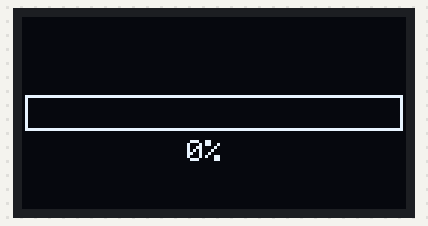
This sketch was run on a simulated Arduino Uno, built with avr-gcc and run on an emulated ATmega328P. Shown: 128×64 one-colour display.

Above: at 0.14 s.
At 1.66 s:
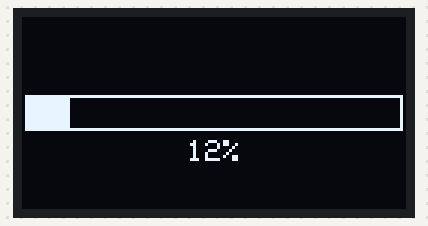
At 3.32 s:
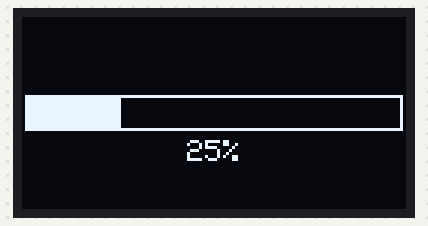
At 6.49 s:
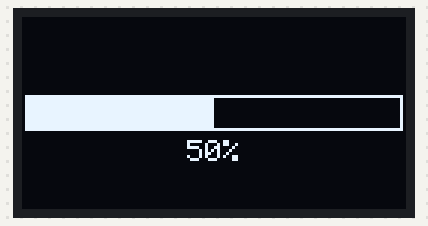
At 9.67 s:
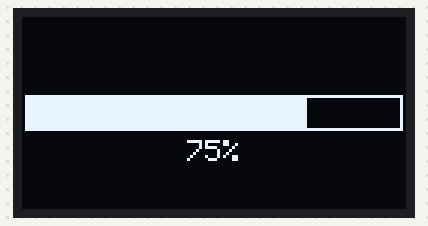
At 12.8 s:
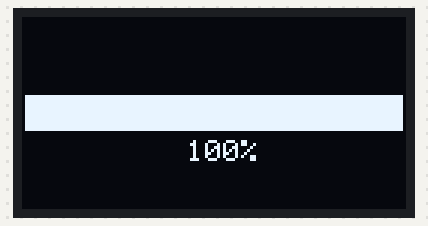

The sketch:

Loader.ino
```cpp
#include <Wire.h>
#include <Adafruit_GFX.h>
#include <Adafruit_SSD1306.h>

// Declaration for SSD1306 display connected using software SPI:
#define OLED_MOSI   9
#define OLED_CLK    10
#define OLED_DC     11
#define OLED_CS     12
#define OLED_RESET  13

#define SCREEN_WIDTH 128
#define SCREEN_HEIGHT 64

// Create an instance of the display
Adafruit_SSD1306 display(SCREEN_WIDTH, SCREEN_HEIGHT, OLED_MOSI, OLED_CLK, OLED_DC, OLED_RESET, OLED_CS);

void setup() {
  // Initialize the display with the SPI interface
  if(!display.begin(SSD1306_SWITCHCAPVCC)) {
    Serial.println(F("SSD1306 allocation failed"));
    for(;;); // Loop forever if initialization fails
  }
  display.clearDisplay();
  display.setTextSize(1); // Normal 1:1 pixel scale
  display.setTextColor(SSD1306_WHITE); // Draw white text
  display.setCursor(0, 0); // Start at top-left corner
  display.display();
}

void loop() {
  static int progress = 0;

  // Clear the display buffer
  display.clearDisplay();

  // Calculate progress bar dimensions
  int barWidth = SCREEN_WIDTH - 4;
  int barHeight = 10;
  int xPos = 2;
  int yPos = (SCREEN_HEIGHT - barHeight) / 2;

  // Draw the outline of the progress bar
  display.drawRect(xPos - 1, yPos - 1, barWidth + 2, barHeight + 2, SSD1306_WHITE);

  // Calculate the filled bar width based on progress
  int filledWidth = map(progress, 0, 100, 0, barWidth);
  display.fillRect(xPos, yPos, filledWidth, barHeight, SSD1306_WHITE);

  // Print the percentage text
  display.setCursor((SCREEN_WIDTH - 6 * 3) / 2, yPos + barHeight + 4); // Center horizontally
  display.print(progress);
  display.print("%");

  // Update the display with the new content
  display.display();

  // Increment progress (for demonstration, replace with actual loading logic)
  progress++;
  if (progress > 100) {
    progress = 0; // Reset progress
    delay(1000); // Delay before restarting
  }

  // Delay to control the speed of the animation
  delay(100); // Adjust this delay to control animation speed
}
```

Measured:
- by itself, everything shown: repeats every 13.8 s, in 101 steps
- what the display in image 5 shows lasts 1.1 s, from 12.8 s to 13.9 s
